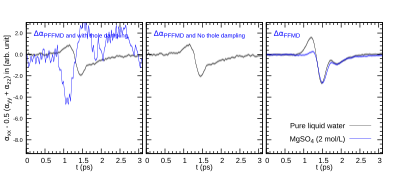

Write gnuplot code to recreate this figure.
set encoding utf8 
set terminal postscript enhanced 
set terminal postscript eps size 3.5,3 enhanced color \
    font 'Arial,6'  linewidth 1
##set key box lw 1
set key width 0.5 height 0.5
set key font 'Arial,9'
set key spacing 1.6
set key right top


#set terminal postscript eps enhanced size 4.0in,1.8in
#set output 'salt-PA.eps'


set style fill transparent solid 0.25 # partial transparency
set style fill noborder # no separate top/bottom lines


set term png truecolor  # or "set term pngcairo"
set terminal pdfcairo enhanced size 4.0in,1.8in
set output 'mgso4-PA.pdf'


set size 1,1

NZ=2000
NX=2000
SCALE=0.2

set lmargin 7
set rmargin 2

# Axes
set xr [0:NZ] #Time /16
set mytics 5
set mxtics

# Multiplot
set multiplot layout 1,3 rowsfirst

f(x) = (x)**2
 
#----------------
#-  First plot  -
#----------------

# labels and axis
set tmargin at screen 0.88; set bmargin at screen 0.15
set size 0.45, 1
set origin -0.06, 0.0


set xrange [0:3.1]
set yrange [-0.0093:0.003]


set format y '%.1t'  # Format for 'y' values using mantissa  


set ylabel "{/Symbol a}_{xx} - 0.5 ({/Symbol a}_{yy} + {/Symbol a}_{zz}) in [arb. unit]" offset 4,0,0 font 'Arial,9'


set xrange [0:3.1]
set ytics offset 0.5,0,0
set xtics offset 0,0.5,0
set ytics -0.010, 0.002, 0.006 font 'Arial,6 
set xtics font 'Arial,9'
set label "{/Symbol D}{/Symbol a}_{PFFMD and with thole dampling}"  at 0.2,0.002 font 'Arial,9'  textcolor rgb "blue"

path_to_directory1="../with-and-witout-damping-function-PFFMD/with"

unset key
c=1
set xlabel "t (ps)" font 'Arial,9'  offset 0,1.5,0
c=2.5
plot path_to_directory1."/pureliquidwater/EDIDsecond.dat" using ($1*0.001):($2*c - 0) title       "Pure liquid water" with line ls 1 lc rgb "black" lw 0.2 dt 1,\
     path_to_directory1."/pureliquidwater/EDIDsecond.dat" using ($1*0.001):($2*c + 0.00012):($2*c - 0.00012) with filledcurves lc "black" notitle,\
     path_to_directory1."/mgso4-2mol/EDIDsecond.dat" using ($1*0.001):($2*c - 0) title    "MgSO_4 (2 mol/L)" with line ls 1 lc rgb "blue" lw 0.5,\
     path_to_directory1."/mgso4-2mol/EDIDsecond.dat" using ($1*0.001):($2*c + 0.00012):($2*c - 0.00012) with filledcurves lc "blue" notitle,\


unset label 
unset arrow 
unset ylabel
unset ytics
#-----------------
#-  Second plot  -
#-----------------

set tmargin at screen 0.88; set bmargin at screen 0.15
set size 0.45, 1
set origin 0.24,0.0
set xrange [0:3.1]
set xlabel "t (ps)" font 'Arial,9'  offset 0,1.5,0
unset ytics
set ytics format " "

path_to_directory1="../PFFMD-57000-trajectories-Starting-frames-Long-NVT-trajectrories-then-pulse-applied/polarizabilityanistropy"
path_to_directory1="../with-and-witout-damping-function-PFFMD/without"

set label "{/Symbol D}{/Symbol a}_{PFFMD and No thole dampling}"  at 0.2,0.002 font 'Arial,9'  textcolor rgb "blue"
c=1
c=2.5
unset key
plot path_to_directory1."/pureliquidwater/EDIDsecond.dat" using ($1*0.001):($2*c - 0) title       "Pure liquid water" with line ls 1 lc rgb "black" lw 0.2 dt 1,\
     path_to_directory1."/pureliquidwater/EDIDsecond.dat" using ($1*0.001):($2*c + 0.00012):($2*c - 0.00012) with filledcurves lc "black" notitle,\
     path_to_directory1."/mgso4-2mol/EDIDsecond.dat" using ($1*0.001):($2*c - 0) title    "MgSO_4 (2 mol/L)" with line ls 1 lc rgb "blue" lw 0.5,\
     path_to_directory1."/mgso4-2mol/EDIDsecond.dat" using ($1*0.001):($2*c + 0.00012):($2*c - 0.00012) with filledcurves lc "blue" notitle,\


unset label 
unset arrow 

set tmargin at screen 0.88; set bmargin at screen 0.15
set size 0.45, 1
set origin 0.54,0.0

set xrange [0:3.1] 
set xlabel "t (ps)" font 'Arial,9'  offset 0,1.5,0
set key 

set label "{/Symbol D}{/Symbol a}_{FFMD}"  at 0.2,0.002 font 'Arial,9'  textcolor rgb "blue"

path_to_directory1="../FFMD-150000-trajectories-Starting-frames-long-NVT-trajectories-then-pulse-applied/without-damping"

set key bottom font 'Arial,9'
c=1
plot path_to_directory1."/pureliquidwater/EDIDsecond.dat" using ($1*0.001):($2*c - 0) title       "Pure liquid water" with line ls 1 lc rgb "black" lw 0.2 dt 1,\
     path_to_directory1."/pureliquidwater/EDIDsecond.dat" using ($1*0.001):($2*c + 0.00012):($2*c - 0.00012) with filledcurves lc "black" notitle,\
     path_to_directory1."/mgso4-2mol/EDIDsecond.dat" using ($1*0.001):($2*c - 0) title    "MgSO_4 (2 mol/L)" with line ls 1 lc rgb "blue" lw 0.5,\
     path_to_directory1."/mgso4-2mol/EDIDsecond.dat" using ($1*0.001):($2*c + 0.00012):($2*c - 0.00012) with filledcurves lc "blue" notitle,\


unset multiplot
unset output
